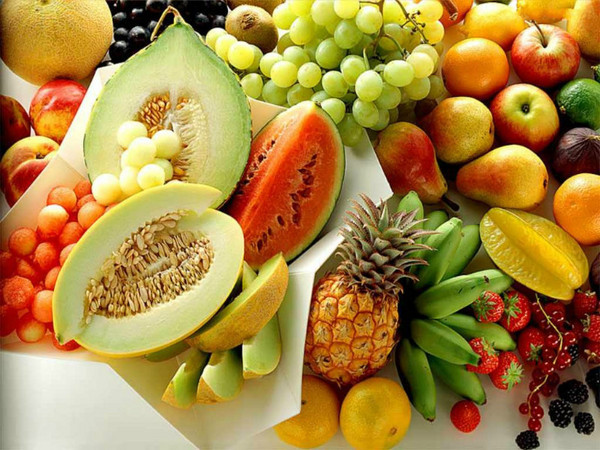
//> input picture test1/EdgeDection/1.jpg, 600 x 450 px, given in place of the camera
$ ./callcamera   (built with g++ and OpenCV 4)
//> lines starting //> are read from the running program, lines starting //| are printed output that depends on the picture
#include <opencv2/opencv.hpp>

using namespace cv;

int main()
{
	VideoCapture capture(1); //参数为1表示开启外置摄像头，0表示开启内置摄像头
	Mat edges;

	while (1)
	{
		Mat frame;

		capture >> frame;
//> frame is the input picture: 450 rows x 600 cols, CV_8UC3; mean B, G, R 65.6, 133.3, 167.6

		imshow("read video", frame);

		cvtColor(frame, edges, COLOR_BGR2GRAY);
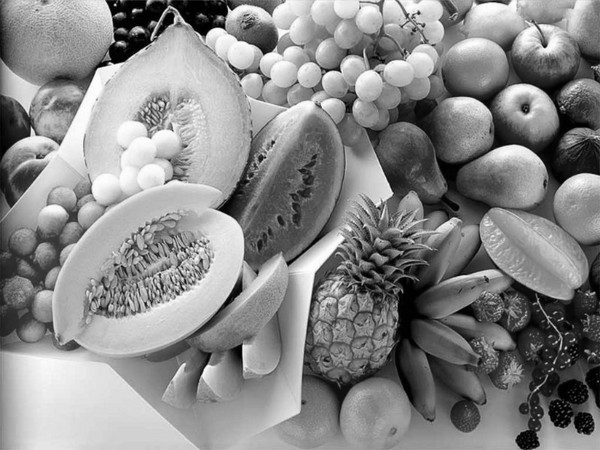
//> edges: 450 rows x 600 cols, CV_8UC1; min 0, max 255, mean 135.8

		blur(edges, edges, Size(7, 7));
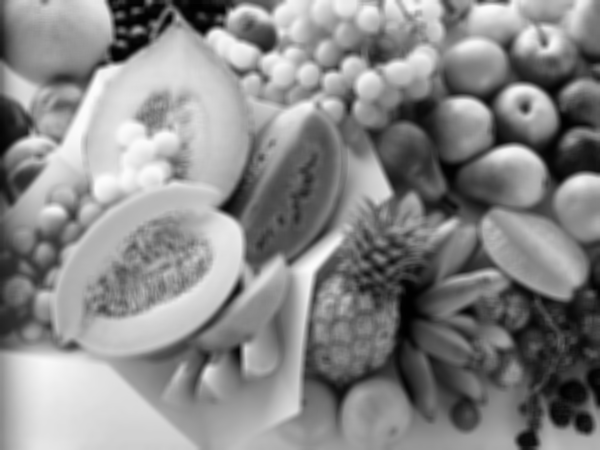
//> edges: 450 rows x 600 cols, CV_8UC1; min 0, max 252, mean 135.8

		Canny(edges, edges, 0, 30, 3);
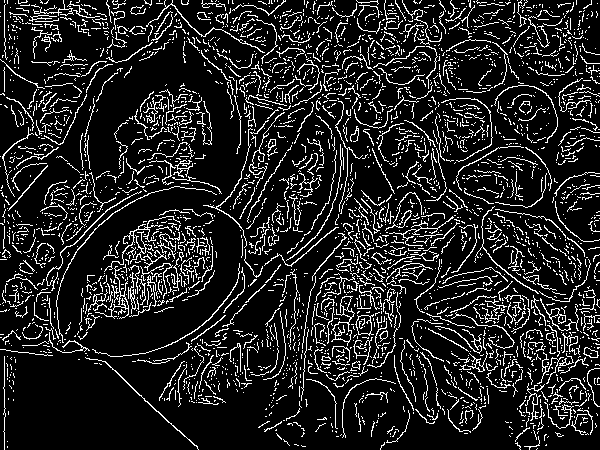
//> edges: 450 rows x 600 cols, CV_8UC1; 13.6% white in thin lines or dots

		imshow("canny video", edges);

		if (waitKey(30)>= 0)
//> the Esc key is pressed
			break;
	}

	return 0;
}
